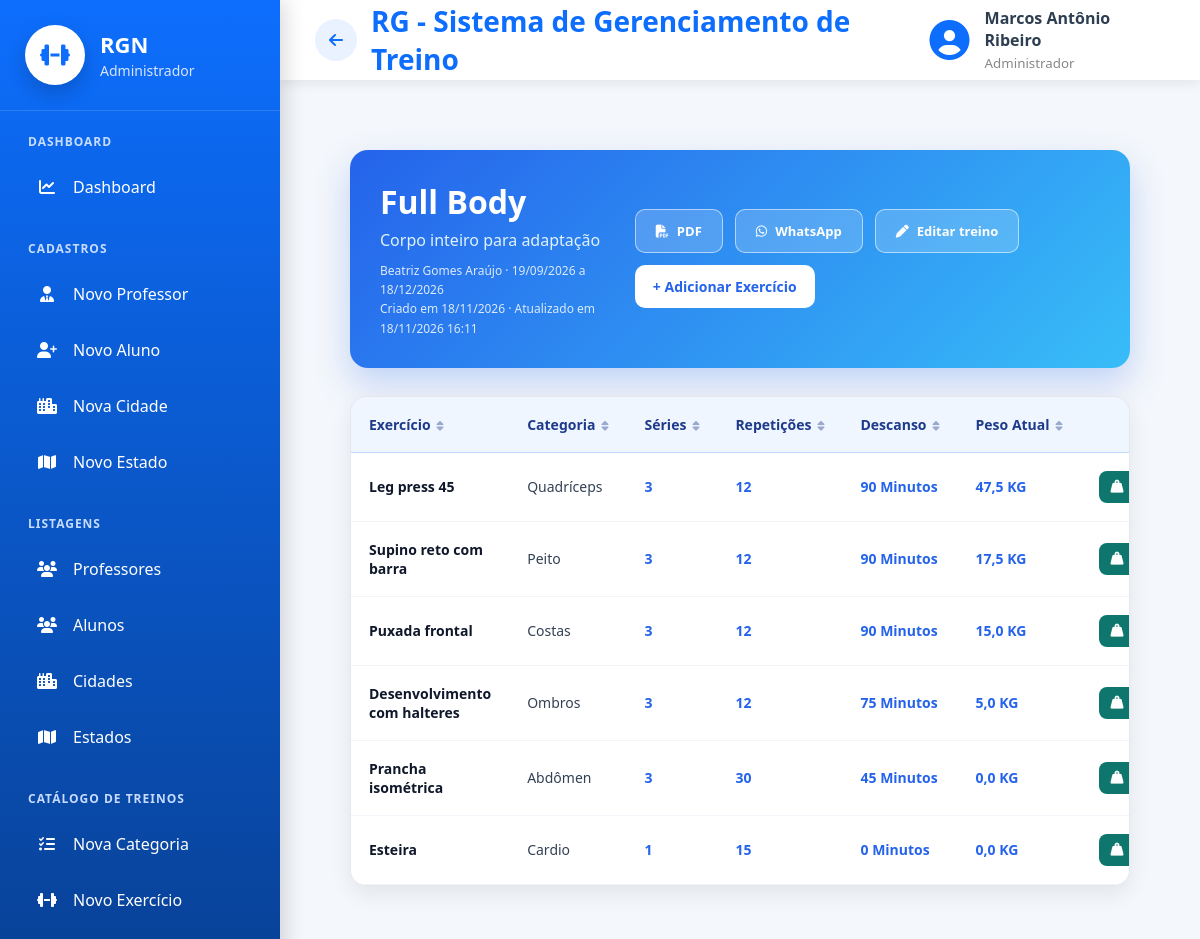
/exercicios/treino/44/ (signed in), run on the app's committed database.
### cadastros/models.py (models this page shows, shortened)
class Auditoria(models.Model):
    cadastrado_em = models.DateTimeField(auto_now_add=True, verbose_name="Cadastrado em")
    atualizado_em = models.DateTimeField(auto_now=True, verbose_name="Atualizado em")
    class Meta:
        abstract = True

class Pessoa(Auditoria):
    TIPO_CHOICES = [
        ('ALUNO', 'Aluno'),
        ('PROFESSOR', 'Professor'),
        ('ADMINISTRADOR', 'Administrador')
    ]
    SEXO_CHOICES = [
        ('M', 'Masculino'),
        ('F', 'Feminino'),
        ('O', 'Outro'),
    ]
    NIVEL_CHOICES = [
        (1, 'Iniciante'),
        (2, 'Intermediário'),
        (3, 'Avançado'),
    ]
    tipo = models.CharField(max_length=20, choices=TIPO_CHOICES, verbose_name="Tipo de Pessoa")
    nome = models.CharField(max_length=50, verbose_name="Nome")
    data_nascimento = models.DateField(verbose_name="Data de nascimento",null=True,blank=True,validators=[validar_data_nascimento],)
    cpf = models.CharField(max_length=11, unique=True, verbose_name="CPF")
    telefone = models.CharField(max_length=15, verbose_name="Telefone")
    objetivo = models.TextField(verbose_name="Objetivo", null=True, blank=True)
    sexo = models.CharField(max_length=20, choices=SEXO_CHOICES, verbose_name="Sexo", null=True, blank=True)
    nivel = models.IntegerField(choices=NIVEL_CHOICES, verbose_name="Nível", null=True, blank=True)
    cidade = models.ForeignKey(Cidade, on_delete=models.PROTECT)
    professor = models.ForeignKey("self", on_delete=models.PROTECT, related_name="alunos", limit_choices_to={"tipo": "PROFESSOR"}, null=True, blank=True)
    usuario = models.OneToOneField("auth.User", on_delete=models.CASCADE, related_name="pessoa_usuario")
    precisa_trocar_senha = models.BooleanField(default=False, verbose_name="Precisa trocar a senha")

### exercicio/models.py (models this page shows, shortened)
class Treino(Auditoria):
    aluno = models.ForeignKey(Pessoa, on_delete=models.PROTECT, related_name="Treinos")
    nome_treino = models.CharField(max_length=20, verbose_name="Nome do Treino")
    data_inicio = models.DateField(verbose_name="Data de Inicio")
    data_fim = models.DateField(verbose_name="Data de Encerramento")
    descricao = models.CharField(max_length=100, verbose_name="Descrição")
    cadastrado_por = models.ForeignKey(Pessoa, on_delete=models.PROTECT)

class ExercicioTreino(Auditoria):
    treino = models.ForeignKey(Treino, on_delete=models.PROTECT, related_name="exercicio_do_treino")
    exercicio = models.ForeignKey(Exercicio, on_delete=models.PROTECT)
    series = models.IntegerField(verbose_name="Séries")
    repeticoes = models.IntegerField(verbose_name="Repetições")
    descanso = models.IntegerField(verbose_name="Descanso")
    peso_atual = models.FloatField(verbose_name="Peso Atual")
    cadastrado_por = models.ForeignKey(Pessoa, on_delete=models.PROTECT)

class Exercicio(Auditoria):
    nome = models.CharField(max_length=100, verbose_name="Nome do Exercicio")
    categoria = models.ForeignKey(Categoria, on_delete=models.PROTECT)
    descricao = models.CharField(max_length=150, verbose_name="Descrição")
    cadastrado_por = models.ForeignKey(Pessoa, on_delete=models.PROTECT)

class Categoria(Auditoria):
    nome = models.CharField(max_length=100, verbose_name="Categoria")

### exercicio/views.py (the view)
# urls.py: path('treino/<int:pk>/', TreinoDetail.as_view(), name='detalhe-treino'),
class TreinoDetail(SomenteDoMeuAlunoMixin, LoginRequiredMixin, GroupRequiredMixin, DetailView):
    model = Treino
    template_name = 'detalhe_treino.html'
    context_object_name = 'treino'
    group_required = ["Professor", "Administrador", "Aluno"]
    def get_context_data(self, **kwargs):
        context = super().get_context_data(**kwargs)
        exercicios = ExercicioTreino.objects.filter(
            treino=self.object
        ).select_related('exercicio', 'exercicio__categoria').order_by('cadastrado_em', 'id')
        context['exercicios_treino'] = exercicios
        context['link_whatsapp'] = montar_link_whatsapp(self.object, exercicios)
        return context

### cadastros/permissoes.py (called while the page is built, shortened)
def eh_admin(user):
    return user.is_superuser or user.groups.filter(name="Administrador").exists()

def alunos_do_usuario(user):
    if eh_admin(user):
        return Pessoa.objects.filter(tipo="ALUNO")

    def get_queryset(self):
        return super().get_queryset().filter(
            **{f"{self.campo_aluno}__in": alunos_do_usuario(self.request.user)}
        )

### exercicio/compartilhar.py (called while the page is built)
def montar_link_whatsapp(treino, exercicios):
    telefone = re.sub(r'\D', '', treino.aluno.telefone or '')
    if len(telefone) in (10, 11):
        telefone = '55' + telefone      # DDD + número: acrescenta o código do Brasil
    linhas = [
        f'Olá, {treino.aluno.nome}! Seu treino *{treino.nome_treino}* está pronto.',
        f'Período: {treino.data_inicio:%d/%m/%Y} a {treino.data_fim:%d/%m/%Y}',
        '',
    ]
    for item in exercicios:
        linhas.append(
            f'• {item.exercicio.nome}: {item.series}x{item.repeticoes}'
            f' | descanso {item.descanso} min | {item.peso_atual:g} kg'
        )
    linhas += ['', 'Bons treinos! 💪']
    return f'https://wa.me/{telefone}?text={quote(chr(10).join(linhas))}'

### exercicio/templates/detalhe_treino.html (shortened to what this page needs)
{% extends 'modelo.html' %}
{% load static %}
{% block css %}
<link rel="stylesheet" href="{% static 'css/paginas/modelo.css' %}">
<link rel="stylesheet" href="{% static 'css/exercicio/detalhe_treino.css' %}">
{% endblock %}
{% block main %}
<div class="list-container">
    <div class="list-header">
        <div>
            <h2>{{ treino.nome_treino }}</h2>
            <p>{{ treino.descricao }}</p>
            <small class="treino-datas">
                {{ treino.aluno.nome }} ·
                {{ treino.data_inicio|date:"d/m/Y" }} a
                {{ treino.data_fim|date:"d/m/Y" }}<br>
                Criado em
                {{ treino.cadastrado_em|date:"d/m/Y" }} · Atualizado em
                {{ treino.atualizado_em|date:"d/m/Y H:i" }}
            </small>
        </div>
        <div class="treino-acoes">
            <a href="{% url 'treino-pdf' treino.pk %}" class="btn-editar-treino">
                <i class="fas fa-file-pdf"></i>
                PDF
            </a>
            {% if not is_aluno %}
            <a href="{{ link_whatsapp }}" target="_blank" rel="noopener" class="btn-editar-treino">
                <i class="fab fa-whatsapp"></i>
                WhatsApp
            </a>
            <a href="{% url 'editar-treino' treino.pk %}" class="btn-editar-treino">
                <i class="fas fa-pen"></i>
                Editar treino
            </a>
            <a href="{% url 'cadastrar-exercicioTreino' treino.id %}" class="btn-novo">
                + Adicionar Exercício
            </a>
            {% endif %}
        </div>
    </div>
    <div class="table-container">
        <table class="table-list" data-ordenavel>
            <thead>
                <tr>
                    <th>Exercício</th>
                    <th>Categoria</th>
                    <th>Séries</th>
                    <th>Repetições</th>
                    <th>Descanso</th>
                    <th>Peso Atual</th>
                    <th class="col-acao" data-ordenar="false">Cargas</th>
                </tr>
            </thead>
            <tbody>
                {% for item in exercicios_treino %}
                <tr>
                    <td>{{ item.exercicio.nome }}</td>
                    <td>{{ item.exercicio.categoria.nome }}</td>
                    <td>{{ item.series }}</td>
                    <td>{{ item.repeticoes }}</td>
                    <td>{{ item.descanso }} Minutos</td>
                    <td>{{ item.peso_atual }} KG</td>
                    <td>
                        <div class="acoes-carga">
                            <a href="{% url 'registrar-carga' item.id %}" class="btn-carga">
                                <i class="fas fa-weight-hanging"></i>
                            </a>
                        </div>
                    </td>
                </tr>
                {% empty %}
                <tr>
                    <td colspan="{% if is_aluno %}7{% else %}8{% endif %}" class="sem-registro">
                        Nenhum exercício adicionado neste treino.
                    </td>
                </tr>
                {% endfor %}
            </tbody>
        </table>
    </div>
</div>
{% endblock %}

### paginas/templates/modelo.html (shortened to what this page needs)
{% load static %}
<!DOCTYPE html>
<html lang="pt-br">
<head>
    <link rel="stylesheet" href="{% static 'css/paginas/modelo.css' %}">
    <link rel="stylesheet" href="{% static 'css/paginas/menu.css' %}">
    <link rel="stylesheet" href="{% static 'css/paginas/dashboard/dashboard_admin.css' %}">
    <link rel="stylesheet" href="{% static 'css/paginas/dashboard/dashboard_aluno.css' %}">
    <link rel="stylesheet" href="{% static 'css/paginas/dashboard/dashboard_professor.css' %}">
    <link rel="stylesheet" href="https://cdnjs.cloudflare.com/ajax/libs/font-awesome/6.7.2/css/all.min.css">
    <link rel="stylesheet" href="{% static 'css/global/ordenar_tabela.css' %}">
    <link rel="stylesheet" href="{% static 'css/global/acoes_dropdown.css' %}">
    <link rel="stylesheet" href="{% static 'css/global/kpi_cards.css' %}">
    {% block css %}
    {% endblock %}
</head>
<body>
    <div class="layout">
        {% if request.user.is_authenticated %}
        {% if is_admin %}
        {% include 'menus/menu_admin.html' %}
        {% elif is_professor %}
        {% include 'menus/menu_professor.html' %}
        {% elif is_aluno %}
        {% include 'menus/menu_aluno.html' %}
        {% endif %}
        {% endif %}
        <div class="main-area">
            <header class="topbar">
                <div class="titulo">
                    {% if request.user.is_authenticated %}
                    {% if request.resolver_match.url_name != 'inicio' %}
                    <a href="{% url 'inicio' %}" id="btn-voltar" class="btn-voltar-topo" title="Voltar">
                        <i class="fas fa-arrow-left"></i>
                    </a>
                    {% endif %}
                    {% endif %}
                    <h2>
                        {% block titulo %}
                        RG - Sistema de Gerenciamento de Treino
                        {% endblock %}
                    </h2>
                </div>
                {% if request.user.is_authenticated %}
                <div class="usuario">
                    <i class="fas fa-circle-user"></i>
                    <div>
                        <strong>
                            {{ request.user.pessoa_usuario.nome }}
                        </strong>
                        <small>
                            {% if is_admin %}
                            Administrador
                            {% elif is_professor %}
                            Professor
                            {% elif is_aluno %}
                            Aluno
                            {% endif %}
                        </small>
                    </div>
                </div>
                {% endif %}
            </header>
            <main class="conteudo">
                {% block main %}
                {% endblock %}
            </main>
        </div>
    </div>
</body>
</html>

### static/css/paginas/modelo.css (style rules this page uses)
* { margin:0; padding:0; box-sizing:border-box; font-family:"Segoe UI",sans-serif; }
body { background:#f4f7fb; color:#2c3e50; }
.layout { display:flex; min-height:100vh; }
.main-area { margin-left:280px; width:calc(100% - 280px); display:flex; flex-direction:column; }
.topbar { height:80px; background:white; display:flex; justify-content:space-between; align-items:center; padding:0 35px; box-shadow:0 3px 12px rgba(0,0,0,.08); }
.titulo h2 { color:#0d6efd; font-size:28px; }
.usuario { display:flex; align-items:center; gap:15px; }
.usuario i { font-size:40px; color:#0d6efd; }
.usuario strong { display:block; font-size:16px; }
.usuario small { color:#888; }
.conteudo { flex:1; padding:35px; }
.titulo { display:flex; align-items:center; gap:14px; }
.btn-voltar-topo { width:42px; height:42px; display:flex; align-items:center; justify-content:center; flex-shrink:0; border-radius:50%; background:#eaf2ff; color:#0d6efd; text-decoration:none; font-size:16px; transition:.2s; }

### static/css/paginas/dashboard/dashboard_admin.css (style rules this page uses)
* { margin:0; padding:0; box-sizing:border-box; }

### static/css/global/ordenar_tabela.css (style rules this page uses)
th.ordenavel { cursor: pointer; user-select: none; white-space: nowrap; }

### static/css/exercicio/detalhe_treino.css (style rules this page uses)
.list-container { padding: 35px; }
.list-header { background: linear-gradient(135deg, #2563eb, #38bdf8); color: #ffffff; border-radius: 18px; padding: 30px; margin-bottom: 28px; display: flex; justify-content: space-between; align-items: center; box-shadow: 0 15px 35px rgba(37, 99, 235, 0.25); }
.list-header h2 { font-size: 32px; margin-bottom: 6px; }
.list-header p { color: #e0f2fe; }
.btn-novo { text-decoration: none; background: #ffffff; color: #2563eb; padding: 12px 18px; border-radius: 10px; font-weight: 700; font-size: 14px; transition: 0.25s; }
.table-container { background: #ffffff; border-radius: 16px; overflow-x: auto; border: 1px solid #e5e7eb; box-shadow: 0 8px 22px rgba(15, 23, 42, 0.08); }
.table-list { width: 100%; border-collapse: collapse; min-width: 850px; }
.table-list thead { background: #eff6ff; }
.table-list th { color: #1e3a8a; font-size: 14px; text-align: left; padding: 18px; border-bottom: 1px solid #bfdbfe; }
.table-list td { color: #334155; font-size: 14px; padding: 18px; border-bottom: 1px solid #f1f5f9; }
.table-list tbody tr { transition: 0.2s; }
.table-list td:nth-child(3), .table-list td:nth-child(4), .table-list td:nth-child(5), .table-list td:nth-child(6) { font-weight: 700; color: #2563eb; }
.table-list td:first-child { font-weight: 700; color: #0f172a; }
.treino-acoes { display:flex; align-items:center; gap:12px; flex-wrap:wrap; }
.btn-editar-treino { display:inline-flex; align-items:center; gap:8px; background:rgba(255,255,255,.18); color:white; border:1px solid rgba(255,255,255,.55); padding:12px 20px; border-radius:10px; font-size:13px; font-weight:700; text-decoration:none; transition:.2s; }
.treino-datas { display:block; margin-top:10px; color:#dbeafe; font-size:12px; line-height:1.6; }
.acoes-carga { display:flex; justify-content:center; gap:8px; }
.btn-carga { display:inline-flex; align-items:center; gap:6px; padding:7px 12px; border-radius:8px; background:#0f766e; color:#fff; font-size:13px; font-weight:600; white-space:nowrap; text-decoration:none; transition:.25s; }
.table-list th.col-acao { width:1%; white-space:nowrap; text-align:center; }

### data on the page
Treino: nome_treino "Full Body", descricao "Corpo inteiro para adaptação", aluno.nome "Beatriz Gomes Araújo", data_inicio "19/09/2026", data_fim "18/12/2026", cadastrado_em "18/11/2026", atualizado_em "18/11/2026 16:11"
ExercicioTreino: exercicio.nome "Leg press 45", exercicio.categoria.nome "Quadríceps", series "3", repeticoes "12", descanso "90", peso_atual "47,5"
ExercicioTreino: exercicio.nome "Supino reto com barra", exercicio.categoria.nome "Peito", series "3", repeticoes "12", descanso "90", peso_atual "17,5"
ExercicioTreino: exercicio.nome "Puxada frontal", exercicio.categoria.nome "Costas", series "3", repeticoes "12", descanso "90", peso_atual "15,0"
ExercicioTreino: exercicio.nome "Desenvolvimento com halteres", exercicio.categoria.nome "Ombros", series "3", repeticoes "12", descanso "75", peso_atual "5,0"
ExercicioTreino: exercicio.nome "Prancha isométrica", exercicio.categoria.nome "Abdômen", series "3", repeticoes "30", descanso "45", peso_atual "0,0"
ExercicioTreino: exercicio.nome "Esteira", exercicio.categoria.nome "Cardio", series "1", repeticoes "15", descanso "0", peso_atual "0,0"

### other printed values
{{ request.user.pessoa_usuario.nome }} "Marcos Antônio Ribeiro"
